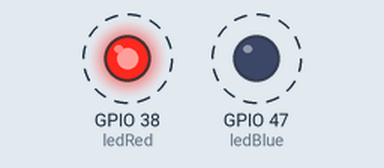
The program below on a simulated ESP32-S3. On the bench: output pins drawn as LEDs (lit = HIGH). Dashed ring = blinking. What the program prints to the serial monitor is not drawn.

Above: at 0.5 s.
Timing chart, 0 to 4.6 s (numbered marks = the images above):
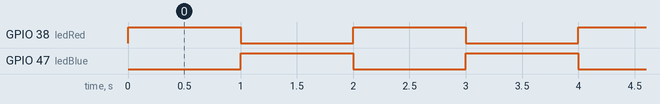

The program:

main.cpp
```cpp
#include <Arduino.h>
//ESP32-S3 LED BLINK
// ESP32-S3 LED BLINK (Standard Arduino Code)
// 38: LED2 (빨강)
// 47: LED1 (파랑)
const int ledRed = 38; //LED2 (빨강)
const int ledBlue = 47; //LED1 (파랑)

void setup() {
  // put your setup code here, to run once:
  Serial.begin(115200);
  Serial.println("Hello, ESP32-S3!");
  pinMode(ledRed, OUTPUT);
  pinMode(ledBlue, OUTPUT);
}

void loop() {
  // 빨간색 LED 켜고, 파란색 LED 끄기
  digitalWrite(ledRed, HIGH);   // HIGH는 켜짐
  digitalWrite(ledBlue, LOW);   // LOW는 꺼짐
  Serial.println("Red LED ON, Blue LED OFF");
  delay(1000); // 1초(1000밀리초) 대기

  // 빨간색 LED 끄고, 파란색 LED 켜기
  digitalWrite(ledRed, LOW);    // LOW는 꺼짐
  digitalWrite(ledBlue, HIGH);  // HIGH는 켜짐
  Serial.println("Red LED OFF, Blue LED ON");
  delay(1000); // 1초(1000밀리초) 대기
}
```

Measured:
- by itself, GPIO 38 (ledRed), GPIO 47 (ledBlue): alternates HIGH for 1.0 s and LOW for 1.0 s
